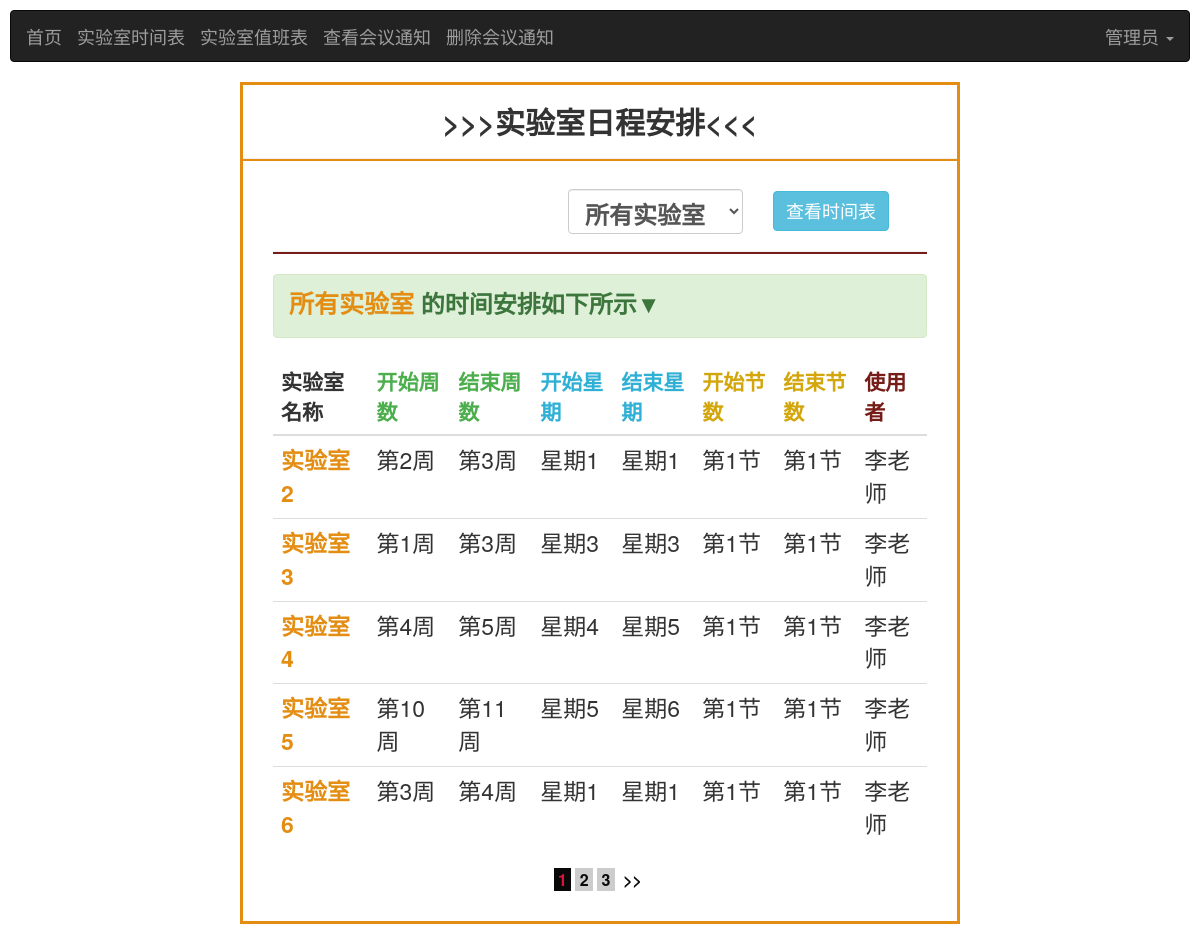
Screenshot of /labSchedule/1/1 (signed in) with the database file from the repository.
### base/models.py (models this page shows, shortened)
class User(AbstractUser):#继承内置模型User，并在User的基础上添加新字段
    USER_TYPE = (
        (0, "学生"),
        (1, "老师"),
        (2, "管理员"),#需根据user_type的字段类型进行设置
    )
    name = models.CharField('姓名', max_length=50,default='')
    introduce = models.TextField('简介', default='什么都没留下...')
    photo = models.ImageField('头像', blank=True, upload_to='images/user/')
    user_type = models.IntegerField('身份标识(0:学生/1:老师/2:管理员)',default=0,choices=USER_TYPE)
    user_banji=models.ForeignKey(Banji,on_delete=models.CASCADE, null=True,blank=True,verbose_name='用户班级')
    user_major=models.ForeignKey(Major,on_delete=models.CASCADE,null=True,blank=True,verbose_name='用户专业')

class DateAndLab(models.Model):
    lab = models.ForeignKey(Lab, on_delete=models.CASCADE, null=False,verbose_name='实验室')
    meeting=models.ForeignKey(Meeting,on_delete=models.CASCADE,null=False,verbose_name='会议')
    start_week = models.IntegerField('开始周数',null=False)
    end_week = models.IntegerField('结束周数',null=False)
    start_day = models.IntegerField('开始星期',null=False)
    end_day = models.IntegerField('结束星期', null=False)
    start = models.IntegerField('开始节数',null=False)
    end = models.IntegerField('结束节数',null=False)
    class Meta:
        verbose_name = '会议时间地点'#模型类的名字
        verbose_name_plural = '会议时间地点'#模型类名字的复数形式，且优先显示

class Lab(models.Model):
    lab_name = models.CharField(default='', max_length=100,unique=True)
    class Meta:
        verbose_name = '实验室'  # 模型类的名字
        verbose_name_plural = '实验室'  # 模型类名字的复数形式，且优先显示

### meeting/models.py (models this page shows, shortened)
class Meeting(models.Model):
    meeting_name= models.CharField("会议名字",max_length=50)
    meeting_theme=models.CharField("会议主题",default="",max_length=50)
    meeting_user=models.ForeignKey(User,on_delete=models.CASCADE,null=False,verbose_name='会议发布者')
    meeting_banji=models.ForeignKey(Banji,on_delete=models.CASCADE,null=False,verbose_name='会议的班级')
    meeting_file=models.FileField("上传文件",blank=True,upload_to='upload/files/')
    filename=models.CharField("文件名",default="",max_length=50)
    filesize=models.IntegerField("文件大小",null=True,blank=True)
    create_date=models.DateTimeField("会议创建时间",default=timezone.now)#新增时自动获取当前日期
    class Meta:
        verbose_name = '会议'#模型类的名字
        verbose_name_plural = '会议'#模型类名字的复数形式，且优先显示

### base/views.py (the view)
# urls.py: path('labSchedule/<int:id>/<int:page>',labScheduleView,name='labSchedule'),
@login_required(login_url='/')
def labScheduleView(request ,id ,page):
    user = User.objects.get(id=id)
    labs=Lab.objects.all()
    Flag=False
    result=False
    if request.method == "POST":  #查看某一实验室日程安排
        lab_id = request.POST.get('lab', '')
        lab_id = int(lab_id)
        if lab_id == 0:#查看所有实验室
            dateandlabs = DateAndLab.objects.all()
            Flag=True
        else:
            dateandlabs=DateAndLab.objects.filter(lab_id=lab_id)
            lab = Lab.objects.get(id=lab_id)
    else:#GET请求时为查看所有实验室时间安排
        dateandlabs = DateAndLab.objects.all()
        Flag = True
    if not dateandlabs.exists():
        result=True
    d = Paginator(dateandlabs, 5)
    try:
        pages = d.page(page)
    except PageNotAnInteger:
        pages = d.page(1)
    except EmptyPage:
        pages = d.page(d.num_pages)
    return render(request,'labSchedule.html',locals())

### templates/labSchedule.html (shortened to what this page needs)
<!DOCTYPE html>
<html lang="en">
<head>
    {% load staticfiles %}
    <link rel="stylesheet" href="https://cdn.staticfile.org/twitter-bootstrap/3.3.7/css/bootstrap.min.css">
</head>
<body>
<div style="margin: 10px">
    <nav class="navbar navbar-inverse" role="navigation">
        <div class="container-fluid">
            <div class="navbar-header">
                <a class="navbar-brand" href="{% url 'index:index' id 1 %}">首页</a>
            </div>
            <div class="navbar-header">
                <a class="navbar-brand" href="{% url 'base:labSchedule' id 1 %}">实验室时间表</a>
            </div>
            <div class="navbar-header">
                <a class="navbar-brand" href="{% url 'base:dutySchedule' id 1 %}">实验室值班表</a>
            </div>
            <div class="navbar-header">
                <a class="navbar-brand" href="{% url 'meeting:checkMeeting' id 1 %}">查看会议通知</a>
            </div>
        {% if user.user_type != 0 %}
                <div class="navbar-header">
                    <a class="navbar-brand" href="{% url 'meeting:deleteMeeting' id 1 %}">删除会议通知</a>
                </div>
            {% endif %}
            <div>
                <ul class="nav navbar-nav navbar-right">
                    <li class="dropdown">
                        <a href="" class="dropdown-toggle" data-toggle="dropdown" style="font-size: 18px">
                            {% if user.name == "" %}
                                {{ user.username }}
                            {% else %}
                                {{ user.name }}
                            {% endif %}
                            <b class="caret"></b>
                        </a>
                    </li>
                </ul>
            </div>
        </div>
    </nav>
</div>
<br/>
<main style="margin-top:-20px;margin-bottom: 20px;margin-left: 240px;margin-right: 240px;border: solid;border-color: #e38d13">
    <div class="infosbox">
        <h2 style="text-align: center"><strong>>>>实验室日程安排<<<</strong></h2>
        <hr style="background-color: #e38d13;height: 2px">
        <div style="margin: 30px">
            <form action="" method="post" name="labCheck">
                <div class="form-group">
                    <div class="col-sm-3">
                        <select class="form-control" name="lab"
                                style="margin-top:-2px ;width: 175px;height: 45px;font-size: x-large;margin-left: 280px;font-weight: bold">
                            <option value="0">所有实验室</option>
                        </select>
                    </div>
                </div>
                <div style="margin-left: 500px">
                    <button id="button" type="submit" class="btn btn-info" style="font-size: large">
                        查看时间表
                    </button>
                </div>
                <hr style="background-color:#761c19;height: 2px">
            </form>
            {% if Flag %}
                {% if result %}
                    <h3>
                        <div class="alert alert-warning"
                             style="text-align:left;font-weight: bold"><label
                                style="font-size:25px;color:#e38d13">所有实验室</label> 均未有时间安排:(
                        </div>
                    </h3>
                {% else %}
                    <h3>
                        <div class="alert alert-success"
                             style="text-align:left;font-weight: bold">
                            <label style="font-size:25px;color:#e38d13">所有实验室</label> 的时间安排如下所示▼
                        </div>
                    </h3>
                {% endif %}
            {% endif %}
            <table class="table table-hover">
                <thead>
                <tr style="font-size: 21px">
                    <th>实验室名称</th>
                    <th style="color: #4cae4c">开始周数</th>
                    <th style="color: #4cae4c">结束周数</th>
                    <th style="color: #31b0d5">开始星期</th>
                    <th style="color: #31b0d5">结束星期</th>
                    <th style="color: #d3a60c">开始节数</th>
                    <th style="color: #d3a60c">结束节数</th>
                    <th style="color: #761c19 ">使用者</th>
                </tr>
                </thead>
                <tbody>
                {% for list in pages.object_list %}
                    <tr style="font-size: 23px">
                        <td style="font-weight: bold;color: #e38d13;font-size: 23px">{{ list.lab.lab_name }}</td>
                        <td>第{{ list.start_week }}周</td>
                        <td>第{{ list.end_week }}周</td>
                        <td>星期{{ list.start_day }}</td>
                        <td>星期{{ list.end_day }}</td>
                        <td>第{{ list.start }}节</td>
                        <td>第{{ list.end }}节</td>
                        <td>{{ list.meeting.meeting_user.name }}</td>
                    </tr>
                {% endfor %}
                </tbody>
            </table>
            <div class="pagelist" style="text-align: center">
                {% if pages.object_list %}
                    {% for page in pages.paginator.page_range %}
                        {% if pages.number == page %}
                            <a href="javascript:;" class="curPage" style="color: #080808;
                            font-size: medium;font-weight: bold;color: crimson ;background-color: #080808 ">&nbsp{{ page }}&nbsp</a>
                        {% else %}
                            <a href="{% url 'base:labSchedule' id page %}" style="color: #080808;font-size: medium;
                            font-weight: bold;background-color: #cccccc ">&nbsp{{ page }}&nbsp</a>
                        {% endif %}
                    {% endfor %}
                {% endif %}
                {% if pages.has_next %}
                    <a href="{% url 'base:labSchedule' id pages.next_page_number %}"
                       style="color: #080808;font-size: medium;font-weight: bold ">
                        &nbsp>>&nbsp</a>
                {% endif %}
            </div>
        </div>
    </div>
</main>
</body>
</html>

### rows the page displays
User: name "管理员"
DateAndLab: lab.lab_name "实验室2", start_week "2", end_week "3", start_day "1", end_day "1", start "1", end "1", meeting.meeting_user.name "李老师"
DateAndLab: lab.lab_name "实验室3", start_week "1", end_week "3", start_day "3", end_day "3", start "1", end "1", meeting.meeting_user.name "李老师"
DateAndLab: lab.lab_name "实验室4", start_week "4", end_week "5", start_day "4", end_day "5", start "1", end "1", meeting.meeting_user.name "李老师"
DateAndLab: lab.lab_name "实验室5", start_week "10", end_week "11", start_day "5", end_day "6", start "1", end "1", meeting.meeting_user.name "李老师"
DateAndLab: lab.lab_name "实验室6", start_week "3", end_week "4", start_day "1", end_day "1", start "1", end "1", meeting.meeting_user.name "李老师"

### other values shown
{{ page }} "1"
{{ page }} "2" "3"
